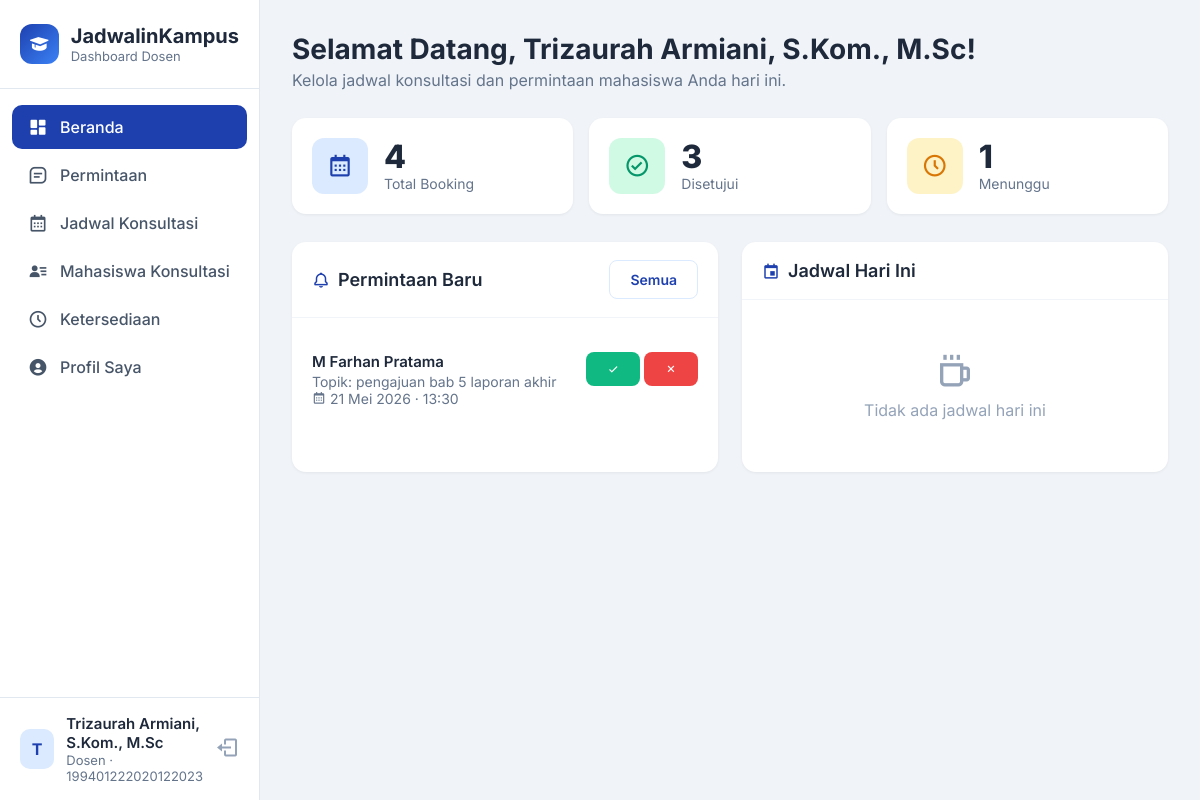
The app's page /dosen/dashboard.php (signed in) with its own data.
### tables this page shows
CREATE TABLE `pengguna` (
  `id` int(11) NOT NULL,
  `nama` varchar(100) NOT NULL,
  `email` varchar(100) NOT NULL,
  `kata_sandi` varchar(255) NOT NULL,
  `peran` enum('mahasiswa','dosen','admin') NOT NULL,
  `nim` varchar(20) DEFAULT NULL,
  `nip` varchar(30) DEFAULT NULL,
  `jurusan` varchar(100) DEFAULT NULL,
  `dibuat_pada` timestamp NOT NULL DEFAULT current_timestamp()
);

CREATE TABLE `konsultasi` (
  `id` int(11) NOT NULL,
  `mahasiswa_id` int(11) NOT NULL,
  `dosen_id` int(11) NOT NULL,
  `tanggal` date NOT NULL,
  `waktu_mulai` time NOT NULL,
  `waktu_selesai` time NOT NULL,
  `topik` varchar(255) NOT NULL,
  `status` enum('menunggu','disetujui','ditolak') DEFAULT 'menunggu',
  `hasil_konsultasi` text DEFAULT NULL,
  `dibuat_pada` timestamp NOT NULL DEFAULT current_timestamp()
);

### config.php (called while the page is built, shortened)
<?php
$host = 'localhost';
$dbname = 'ujikom_konsultasi';
$username = 'root';
$password = '';
try {
    $pdo = new PDO("mysql:host=$host;dbname=$dbname;charset=utf8mb4", $username, $password);
    $pdo->setAttribute(PDO::ATTR_ERRMODE, PDO::ERRMODE_EXCEPTION);
    $pdo->setAttribute(PDO::ATTR_DEFAULT_FETCH_MODE, PDO::FETCH_ASSOC);
} catch (PDOException $e) {
    die("Koneksi database gagal: " . $e->getMessage());
}
function sudahLogin() {
    return isset($_SESSION['pengguna_id']);
}
function ambilPengguna() {
    global $pdo;
    $stmt = $pdo->prepare("SELECT * FROM pengguna WHERE id = ?");
    $stmt->execute([$_SESSION['pengguna_id']]);
    return $stmt->fetch();
}
function formatTanggalSingkat($tanggal) {
    $bulan = ['','Jan','Feb','Mar','Apr','Mei','Jun','Jul','Agu','Sep','Okt','Nov','Des'];
    $d = new DateTime($tanggal);
    return $d->format('j') . ' ' . $bulan[(int)$d->format('n')] . ' ' . $d->format('Y');
}
function formatWaktu($waktu) {
    return date('H:i', strtotime($waktu));
}
?>

### dosen/dashboard.php (the view, shortened to what this page needs)
<?php
require_once __DIR__ . '/../config.php';
$user = ambilPengguna();
$stmtTotal = $pdo->prepare("SELECT COUNT(*) FROM konsultasi WHERE dosen_id = ?");
$stmtTotal->execute([$user['id']]);
$totalBooking = $stmtTotal->fetchColumn();
$stmtSetuju = $pdo->prepare("SELECT COUNT(*) FROM konsultasi WHERE dosen_id = ? AND status = 'disetujui'");
$stmtSetuju->execute([$user['id']]);
$totalSetuju = $stmtSetuju->fetchColumn();
$stmtTunggu = $pdo->prepare("SELECT COUNT(*) FROM konsultasi WHERE dosen_id = ? AND status = 'menunggu'");
$stmtTunggu->execute([$user['id']]);
$totalTunggu = $stmtTunggu->fetchColumn();
$stmtPermintaan = $pdo->prepare("SELECT k.*, p.nama as nama_mahasiswa, p.nim FROM konsultasi k JOIN pengguna p ON k.mahasiswa_id = p.id WHERE k.dosen_id = ? AND k.status = 'menunggu' ORDER BY k.tanggal, k.waktu_mulai LIMIT 5");
$stmtPermintaan->execute([$user['id']]);
$permintaanList = $stmtPermintaan->fetchAll();
$hariIni = date('Y-m-d');
$stmtHariIni = $pdo->prepare("SELECT k.*, p.nama as nama_mahasiswa FROM konsultasi k JOIN pengguna p ON k.mahasiswa_id = p.id WHERE k.dosen_id = ? AND k.tanggal = ? AND k.status = 'disetujui' ORDER BY k.waktu_mulai");
$stmtHariIni->execute([$user['id'], $hariIni]);
$jadwalHariIni = $stmtHariIni->fetchAll();
?>
<!DOCTYPE html>
<html lang="id">
<head>
    <link href="https://unpkg.com/boxicons@2.1.4/css/boxicons.min.css" rel="stylesheet">
</head>
<body>
    <aside class="sidebar">
        <div class="sidebar-brand">
            <div class="icon"><i class='bx bxs-graduation'></i></div>
            <div><h2>JadwalinKampus</h2><small>Dashboard Dosen</small></div>
        </div>
        <nav class="sidebar-nav">
            <a href="dashboard.php" class="active"><i class='bx bxs-dashboard'></i> Beranda</a>
            <a href="permintaan.php"><i class='bx bx-message-square-detail'></i> Permintaan</a>
            <a href="jadwal.php"><i class='bx bx-calendar'></i> Jadwal Konsultasi</a>
            <a href="mahasiswa.php"><i class='bx bxs-user-detail'></i> Mahasiswa Konsultasi</a>
            <a href="ketersediaan.php"><i class='bx bx-time-five'></i> Ketersediaan</a>
            <a href="profil.php"><i class='bx bxs-user-circle'></i> Profil Saya</a>
        </nav>
        <div class="sidebar-user">
            <div class="avatar"><?= strtoupper(substr($user['nama'],0,1)) ?></div>
            <div class="info"><div class="name"><?= htmlspecialchars($user['nama']) ?></div><div class="role">Dosen · <?= $user['nip'] ?></div></div>
            <a href="../logout.php" class="logout"><i class='bx bx-log-out'></i></a>
        </div>
    </aside>
    <div class="main">
        <h1 class="page-title">Selamat Datang, <?= htmlspecialchars($user['nama']) ?>!</h1>
        <p class="page-subtitle">Kelola jadwal konsultasi dan permintaan mahasiswa Anda hari ini.</p>
        <div class="stats">
            <div class="stat-card"><div class="stat-icon blue"><i class='bx bx-calendar'></i></div><div><div class="stat-value"><?= $totalBooking ?></div><div class="stat-label">Total Booking</div></div></div>
            <div class="stat-card"><div class="stat-icon green"><i class='bx bx-check-circle'></i></div><div><div class="stat-value"><?= $totalSetuju ?></div><div class="stat-label">Disetujui</div></div></div>
            <div class="stat-card"><div class="stat-icon yellow"><i class='bx bx-time-five'></i></div><div><div class="stat-value"><?= $totalTunggu ?></div><div class="stat-label">Menunggu</div></div></div>
        </div>
        <div class="grid-2">
            <div class="card">
                <div class="card-header"><h3><i class='bx bx-bell' style="color:#1E40AF"></i> Permintaan Baru</h3><a href="permintaan.php" class="btn btn-outline">Semua</a></div>
                <div class="card-body">
                    <?php if(empty($permintaanList)): ?>
                        <div class="empty-state"><i class='bx bx-check-double'></i><p>Tidak ada permintaan baru</p></div>
                    <?php else: foreach($permintaanList as $p): ?>
                        <div class="item">
                            <div class="item-info">
                                <h4><?= htmlspecialchars($p['nama_mahasiswa']) ?></h4>
                                <p>Topik: <?= htmlspecialchars($p['topik']) ?></p>
                                <p><i class='bx bx-calendar'></i> <?= formatTanggalSingkat($p['tanggal']) ?> · <?= formatWaktu($p['waktu_mulai']) ?></p>
                            </div>
                            <div style="display:flex;gap:4px">
                                <a href="permintaan.php?aksi=setuju&id=<?=$p['id']?>" class="btn btn-success"><i class='bx bx-check'></i></a>
                                <a href="permintaan.php?aksi=tolak&id=<?=$p['id']?>" class="btn btn-danger"><i class='bx bx-x'></i></a>
                            </div>
                        </div>
                    <?php endforeach; endif; ?>
                </div>
            </div>
            <div class="card">
                <div class="card-header"><h3><i class='bx bx-calendar-event' style="color:#1E40AF"></i> Jadwal Hari Ini</h3></div>
                <div class="card-body">
                    <?php if(empty($jadwalHariIni)): ?>
                        <div class="empty-state"><i class='bx bx-coffee'></i><p>Tidak ada jadwal hari ini</p></div>
                    <?php else: foreach($jadwalHariIni as $j): ?>
                        <div class="item">
                            <div class="item-info">
                                <h4><?= formatWaktu($j['waktu_mulai']) ?> - <?= formatWaktu($j['waktu_selesai']) ?></h4>
                                <p><?= htmlspecialchars($j['nama_mahasiswa']) ?></p>
                                <p>Topik: <?= htmlspecialchars($j['topik']) ?></p>
                                <?php if($j['hasil_konsultasi']): ?>
                                    <div style="margin-top:8px;padding:8px;background:#F8FAFC;border-radius:6px;border:1px solid #E2E8F0;font-size:12px;color:#475569">
                                        <strong>Hasil:</strong> <?= htmlspecialchars($j['hasil_konsultasi']) ?>
                                    </div>
                                <?php endif; ?>
                            </div>
                        </div>
                    <?php endforeach; endif; ?>
                </div>
            </div>
        </div>
    </div>
</body>
</html>

### dosen/dashboard.php (style rules this page uses)
*,*::before,*::after { margin:0;padding:0;box-sizing:border-box }
body { font-family:'Inter',sans-serif;background:#F0F4F8;min-height:100vh;display:flex;color:#1E293B }
.sidebar { width:260px;background:#fff;border-right:1px solid #E2E8F0;height:100vh;position:fixed;top:0;left:0;display:flex;flex-direction:column;z-index:100 }
.sidebar-brand { padding:24px 20px;display:flex;align-items:center;gap:12px;border-bottom:1px solid #E2E8F0 }
.sidebar-brand .icon { width:40px;height:40px;background:linear-gradient(135deg,#1E40AF,#3B82F6);border-radius:12px;display:flex;align-items:center;justify-content:center;color:#fff;font-size:22px }
.sidebar-brand h2 { font-size:20px;font-weight:700 }
.sidebar-brand small { font-size:13px;color:#64748B;display:block }
.sidebar-nav { padding:16px 12px;flex:1 }
.sidebar-nav a { display:flex;align-items:center;gap:12px;padding:12px 16px;border-radius:10px;color:#475569;text-decoration:none;font-size:16px;font-weight:500;margin-bottom:4px;transition:all .2s }
.sidebar-nav a.active { background:#1E40AF;color:#fff }
.sidebar-nav a i { font-size:20px }
.sidebar-user { padding:16px 20px;border-top:1px solid #E2E8F0;display:flex;align-items:center;gap:12px }
.sidebar-user .avatar { width:40px;height:40px;background:#DBEAFE;border-radius:10px;display:flex;align-items:center;justify-content:center;color:#1E40AF;font-weight:700;font-size:16px }
.sidebar-user .info { flex:1 }
.sidebar-user .info .name { font-size:15px;font-weight:600 }
.sidebar-user .info .role { font-size:13px;color:#64748B }
.sidebar-user .logout { color:#94A3B8;font-size:24px;text-decoration:none }
.main { margin-left:260px;flex:1;padding:32px;min-height:100vh }
.page-title { font-size:28px;font-weight:700;margin-bottom:4px }
.page-subtitle { color:#64748B;font-size:16px;margin-bottom:28px }
.stats { display:grid;grid-template-columns:repeat(auto-fit,minmax(200px,1fr));gap:16px;margin-bottom:28px }
.stat-card { background:#fff;border-radius:14px;padding:20px;box-shadow:0 1px 3px rgba(0,0,0,.06);display:flex;align-items:center;gap:16px }
.stat-icon { width:56px;height:56px;border-radius:12px;display:flex;align-items:center;justify-content:center;font-size:26px }
.stat-icon.blue { background:#DBEAFE;color:#1E40AF }
.stat-icon.green { background:#D1FAE5;color:#059669 }
.stat-icon.yellow { background:#FEF3C7;color:#D97706 }
.stat-value { font-size:32px;font-weight:800;line-height:1 }
.stat-label { font-size:14px;color:#64748B;margin-top:2px }
.grid-2 { display:grid;grid-template-columns:1fr 1fr;gap:24px;margin-bottom:28px }
.card { background:#fff;border-radius:14px;box-shadow:0 1px 3px rgba(0,0,0,.06);overflow:hidden }
.card-header { padding:18px 20px;border-bottom:1px solid #F1F5F9;display:flex;align-items:center;justify-content:space-between }
.card-header h3 { font-size:18px;font-weight:600;display:flex;align-items:center;gap:8px }
.card-body { padding:20px }
.item { display:flex;align-items:flex-start;gap:14px;padding:14px 0;border-bottom:1px solid #F1F5F9 }
.item:last-child { border-bottom:none }
.item-info { flex:1 }
.item-info h4 { font-size:15px;font-weight:600;margin-bottom:2px }
.item-info p { font-size:14px;color:#64748B }
.btn { padding:10px 20px;border-radius:8px;font-family:inherit;font-size:14px;font-weight:600;cursor:pointer;border:none;text-decoration:none;transition:all .2s;display:inline-flex;align-items:center;gap:4px }
.btn-success { background:#10B981;color:#fff }
.btn-danger { background:#EF4444;color:#fff }
.btn-outline { background:#fff;color:#1E40AF;border:1px solid #DBEAFE }
.empty-state { text-align:center;padding:32px 16px;color:#94A3B8 }
.empty-state i { font-size:40px;margin-bottom:8px;display:block }

### records on screen
pengguna: nama "T", nama "Trizaurah Armiani, S.Kom., M.Sc", nip "199401222020122023"
konsultasi: mahasiswa.nama "M Farhan Pratama", topik "pengajuan bab 5 laporan akhir", tanggal "21 Mei 2026", waktu_mulai "13:30"

### other values on screen
$totalBooking "4"
$totalSetuju "3"
$totalTunggu "1"
